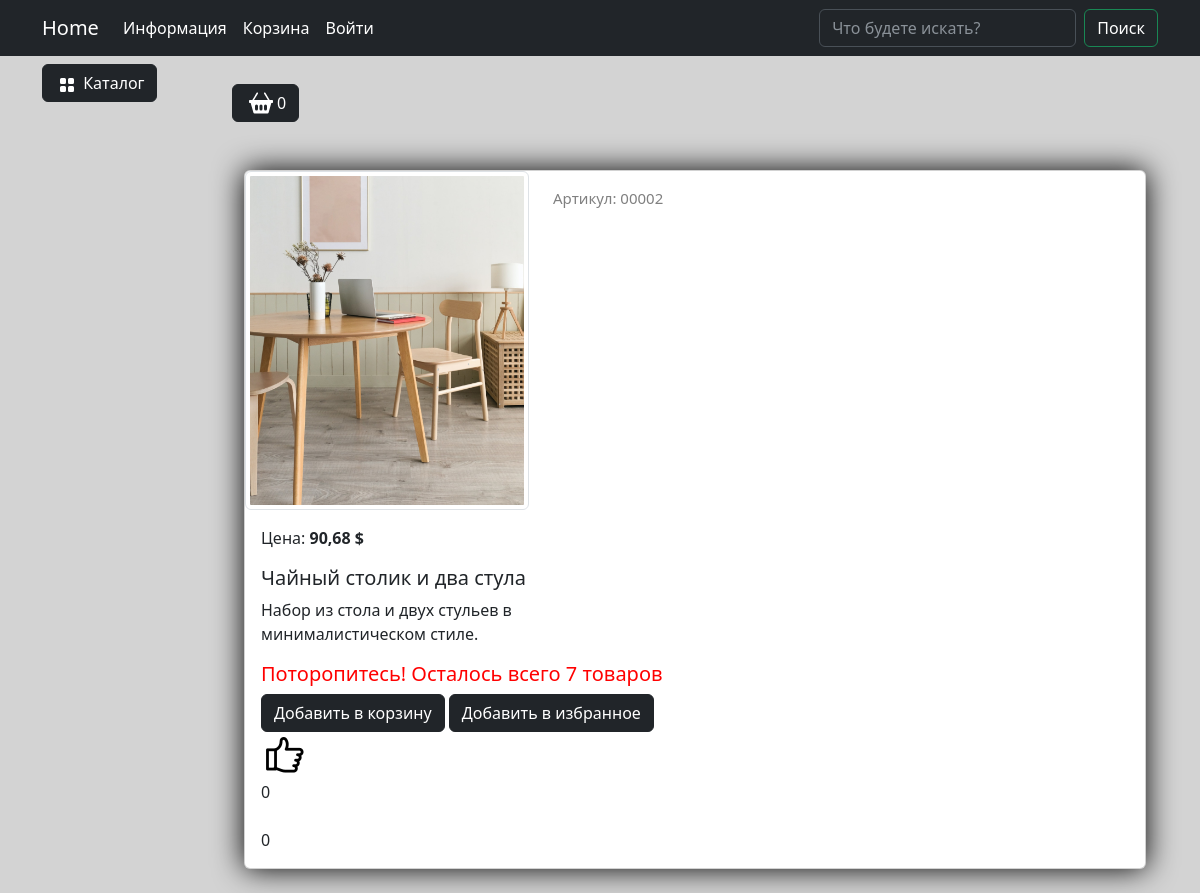
The app's page /catalog/product/chajnyj-stolik-i-dva-stula/ with its own data.
### goods/models.py (models this page shows, shortened)
class Products(models.Model):
    name = models.CharField(max_length=150, unique=True)
    slug = models.SlugField(max_length=150, unique=True, blank=True, null=True, verbose_name='URL')
    description = models.TextField(blank=True, null=True)
    image = models.ImageField(upload_to='goods_images', null=True)
    price = models.DecimalField(default=0.00, max_digits=7, decimal_places=2)
    discount = models.DecimalField(default=0.00, max_digits=7, decimal_places=2)
    quantity = models.PositiveIntegerField(default=0)
    category = models.ForeignKey(to=Categories, on_delete=models.CASCADE)
    likes = models.SmallIntegerField(default=0)
    is_liked = models.BooleanField(default=False)
    dislikes = models.SmallIntegerField(default=0)
    is_disliked = models.BooleanField(default=0)
    is_little = models.BooleanField(default=False)
    class Meta:
        verbose_name = 'Продукт'
        verbose_name_plural = 'Продукты'
        ordering = ('id', )
    def display_id(self):
        return f'{self.id:05}'
    def sell_price(self):
        if self.discount:
            return round(self.price - self.price*self.discount/100, 2)
        elif self.is_liked:
            return round(self.price - self.price*self.discount/100 - self.price / 100 * 10, 2)
        else:
            return self.price

### goods/views.py (the view)
# urls.py: path('product/<slug:product_slug>/', product, name='product'),
def product(request, product_slug):
    product = Products.objects.get(slug=product_slug)
    if product.quantity < 10:
        product.is_little = True
        product.save()
    context = {
        'product': product
    }
    return render(request, 'goods/product.html', context)

### carts/models.py (called while the page is built)
    def total_quantity(self):
        if self:
            return sum(cart.quantity for cart in self)
        return 0

### carts/templatetags/carts_tags.py (called while the page is built)
@register.simple_tag()
def user_carts(request):
    return get_user_carts(request)

@register.simple_tag()
def user_chosens(request):
    return get_user_chosens(request)

### carts/utils.py (called while the page is built)
def get_user_carts(request):
    if request.user.is_authenticated:
        return Cart.objects.filter(user=request.user)
    if not request.session.session_key:
        request.session.create()
    return Cart.objects.filter(session_key=request.session.session_key)

def get_user_chosens(request):
    if request.user.is_authenticated:
        return Chosens.objects.filter(user=request.user)
    if not request.session.session_key:
        request.session.create()
    return Chosens.objects.filter(session_key=request.session.session_key)

### goods/templatetags/goodstags.py (called while the page is built)
@register.simple_tag()
def tag_categories():
    return Categories.objects.all()

### goods/templates/goods/product.html (shortened to what this page needs)
{% extends 'base.html' %}
{% load static %}
{% block content %}
{% include 'includes/cart_button.html' %}
<div class="container mt-5" id="like-items-container">
    <div class="card mb-4 custom-shadow">
        <div class="row">
            <div class="col-md-4">
                <img src="{{product.image.url}}"
                    class="img-thumbnail" data-bs-toggle="modal" data-bs-target="#imageModal1">
            </div>
            <div class="col-md-4 ">
                <p class="product_id mt-3">Артикул: {{product.display_id}}</p>
            </div>
        </div>
        <div class="card-body">
            <p class="card-text">Цена: <strong>{{product.sell_price}} $</strong></p>
            <h5 class="card-title">{{product.name}}</h5>
            <p style="max-width: 400px;" class="card-text">{{product.description}}</p>
            {% if product.quantity < 10 %}
            <h5 class="color-red">Поторопитесь! Осталось всего {{product.quantity}} товаров</h5>
            {% endif %}
            {% if product.quantity > 0 %}
            <a href="{% url 'carts:cart_add' %}" class="btn btn-dark add-to-cart" data-product-id="{{product.id}}">
            Добавить в корзину</a>
            <a href="{% url 'carts:chosens_add' %}" class="btn btn-dark add-to-chosen" data-product-id="{{product.id}}">
            Добавить в избранное</a>
            {% else %}
            <h2>Товара нет в наличии</h2>
            {% endif %}
            <div class="feedback">
                <a {% if product.is_liked == False %}href="{% url 'goods:like' product.id %}"{% else %}href="{% url 'goods:remove_like' product.id %}"{% endif %} class="likes add_like"><img src="{% static 'deps\images\2849826_finger_interaction_hand_like_multimedia_icon(1).png' %}" alt=""></a>
                <div id="likes-count" class="likes">{{ product.likes }}</div>
                <div class="likes">{{ product.dislikes }}</div>
            </div>
        </div>
    </div>
</div>
{% endblock %}

### static/deps/css/my_css.css (style rules this page uses)
body { background-color: lightgrey; }
html { behavior: smooth; }
.custom-shadow { box-shadow: 0px 0px 30px 0px #000000; }
.product_id { color: gray; font-size: 15px; }

### goods/templates/goods/product.html (style rules this page uses)
.color-red { color: red; }

### records on screen
Products: image (picture), display_id "00002", sell_price "90,68", name "Чайный столик и два стула", description "Набор из стола и двух стульев в минималистическом стиле.", quantity "7", likes "0", dislikes "0"

### other values on screen
{{ carts.total_quantity }} "0"
